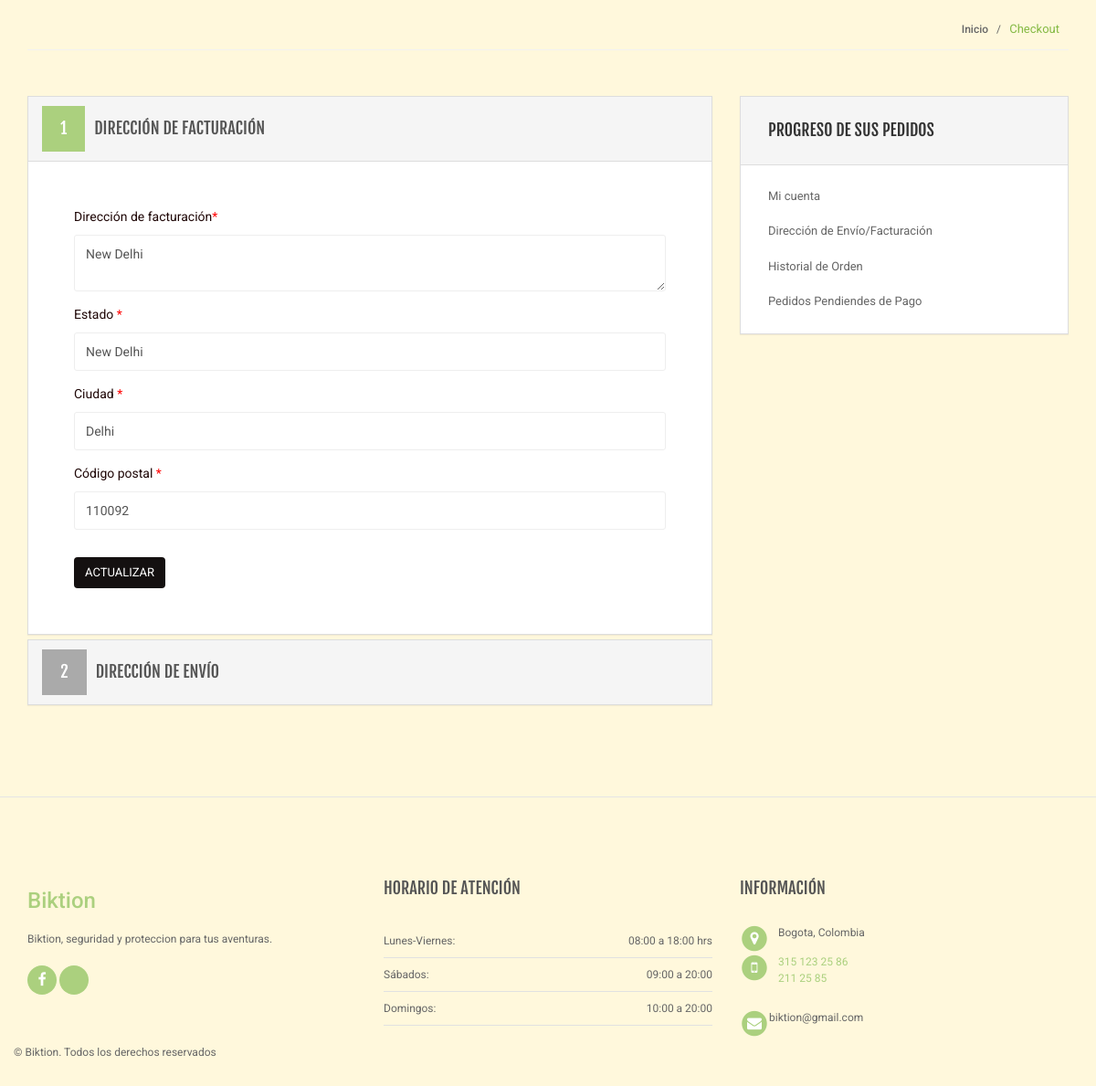
/bill-ship-addresses.php (signed in), run on the app's committed database.
### tables this page shows
CREATE TABLE `users` (
  `id` int(11) NOT NULL,
  `name` varchar(255) DEFAULT NULL,
  `email` varchar(255) DEFAULT NULL,
  `contactno` bigint(11) DEFAULT NULL,
  `password` varchar(255) DEFAULT NULL,
  `shippingAddress` longtext DEFAULT NULL,
  `shippingState` varchar(255) DEFAULT NULL,
  `shippingCity` varchar(255) DEFAULT NULL,
  `shippingPincode` int(11) DEFAULT NULL,
  `billingAddress` longtext DEFAULT NULL,
  `billingState` varchar(255) DEFAULT NULL,
  `billingCity` varchar(255) DEFAULT NULL,
  `billingPincode` int(11) DEFAULT NULL,
  `regDate` timestamp NOT NULL DEFAULT current_timestamp(),
  `updationDate` varchar(255) DEFAULT NULL
);

### bill-ship-addresses.php (the view, shortened to what this page needs)
<?php
include('includes/config.php');
if(strlen($_SESSION['login'])==0)
    {
header('location:index.php');
}
else{
?>
<!DOCTYPE html>
<html lang="es">
	<head>
	    <link rel="stylesheet" href="assets/css/bootstrap.min.css">
	    <link rel="stylesheet" href="assets/css/main.css">
	    <link rel="stylesheet" href="assets/css/green.css">
	    <link rel="stylesheet" href="assets/css/owl.carousel.css">
		<link rel="stylesheet" href="assets/css/owl.transitions.css">
		<link href="assets/css/lightbox.css" rel="stylesheet">
		<link rel="stylesheet" href="assets/css/animate.min.css">
		<link rel="stylesheet" href="assets/css/rateit.css">
		<link rel="stylesheet" href="assets/css/bootstrap-select.min.css">
		<link rel="stylesheet" href="assets/css/config.css">
		<link href="assets/css/green.css" rel="alternate stylesheet" title="Green color">
		<link href="assets/css/blue.css" rel="alternate stylesheet" title="Blue color">
		<link href="assets/css/red.css" rel="alternate stylesheet" title="Red color">
		<link href="assets/css/orange.css" rel="alternate stylesheet" title="Orange color">
		<link href="assets/css/dark-green.css" rel="alternate stylesheet" title="Darkgreen color">
		<link rel="stylesheet" href="assets/css/font-awesome.min.css">
	</head>
    <body class="cnt-home">
<div class="breadcrumb">
	<div class="container">
		<div class="breadcrumb-inner">
			<ul class="list-inline list-unstyled">
				<li><a href="#">Inicio</a></li>
				<li class='active'>Checkout</li>
			</ul>
		</div>
	</div>
</div>
<div class="body-content outer-top-bd">
	<div class="container">
		<div class="checkout-box inner-bottom-sm">
			<div class="row">
				<div class="col-md-8">
					<div class="panel-group checkout-steps" id="accordion">
<div class="panel panel-default checkout-step-01">
		<div class="panel-heading">
    	<h4 class="unicase-checkout-title">
	        <a data-toggle="collapse" class="" data-parent="#accordion" href="#collapseOne">
	          <span>1</span>Dirección de facturación
	        </a>
	     </h4>
    </div>
	<div id="collapseOne" class="panel-collapse collapse in">
	    <div class="panel-body">
			<div class="row">
				<div class="col-md-12 col-sm-12 already-registered-login">
<?php
$query=mysqli_query($con,"select * from users where id='".$_SESSION['id']."'");
while($row=mysqli_fetch_array($query))
{
?>
					<form class="register-form" role="form" method="post">
<div class="form-group">
					    <label class="info-title" for="Billing Address">Dirección de facturación<span>*</span></label>
					    <textarea class="form-control unicase-form-control text-input" " name="billingaddress" required="required"><?php echo $row['billingAddress'];?></textarea>
					  </div>
						<div class="form-group">
					    <label class="info-title" for="Billing State ">Estado  <span>*</span></label>
			 <input type="text" class="form-control unicase-form-control text-input" id="bilingstate" name="bilingstate" value="<?php echo $row['billingState'];?>" required>
					  </div>
					  <div class="form-group">
					    <label class="info-title" for="Billing City">Ciudad <span>*</span></label>
					    <input type="text" class="form-control unicase-form-control text-input" id="billingcity" name="billingcity" required="required" value="<?php echo $row['billingCity'];?>" >
					  </div>
 <div class="form-group">
					    <label class="info-title" for="Billing Pincode">Código postal <span>*</span></label>
					    <input type="text" class="form-control unicase-form-control text-input" id="billingpincode" name="billingpincode" required="required" value="<?php echo $row['billingPincode'];?>" >
					  </div>
					  <button type="submit" name="update" class="btn-upper btn btn-primary checkout-page-button">Actualizar</button>
					</form>
					<?php } ?>
				</div>
			</div>
		</div>
	</div>
</div>
					  	<div class="panel panel-default checkout-step-02">
						    <div class="panel-heading">
						      <h4 class="unicase-checkout-title">
						        <a data-toggle="collapse" class="collapsed" data-parent="#accordion" href="#collapseTwo">
						          <span>2</span>Dirección de envío
						        </a>
						      </h4>
						    </div>
					  	</div>
					</div>
				</div>
			<?php include('includes/myaccount-sidebar.php');?>
			</div>
		</div>
</div>
</div>
<?php include('includes/footer.php');?>
</body>
</html>
<?php } ?>

### assets/css/green.css (style rules this page uses)
a { color: #abd07e; }
.breadcrumb ul li.active { color: #84b943; }
.checkout-box .checkout-steps .panel .panel-heading .unicase-checkout-title > a:not(.collapsed) span { background-color: #abd07e; }

### assets/css/lightbox.css (style rules this page uses)
body:after { content: url(../images/close.png) url(../images/loading.gif) url(../images/prev.png) url(../images/next.png); display: none; }

### assets/css/blue.css (style rules this page uses)
a { color: #3498db; }
.breadcrumb ul li.active { color: #1d6ca1; }
.checkout-box .checkout-steps .panel .panel-heading .unicase-checkout-title > a:not(.collapsed) span { background-color: #3498db; }

### assets/css/red.css (style rules this page uses)
a { color: #ff6c6c; }
.breadcrumb ul li.active { color: #ff1a1a; }
.checkout-box .checkout-steps .panel .panel-heading .unicase-checkout-title > a:not(.collapsed) span { background-color: #ff6c6c; }

### assets/css/orange.css (style rules this page uses)
a { color: #f39c12; }
.breadcrumb ul li.active { color: #ab6c09; }
.checkout-box .checkout-steps .panel .panel-heading .unicase-checkout-title > a:not(.collapsed) span { background-color: #f39c12; }

### assets/css/dark-green.css (style rules this page uses)
a { color: #12cca7; }
.breadcrumb ul li.active { color: #0b816a; }
.checkout-box .checkout-steps .panel .panel-heading .unicase-checkout-title > a:not(.collapsed) span { background-color: #12cca7; }

### data on the page
users: billingaddress "New Delhi", bilingstate "New Delhi", billingcity "Delhi", billingpincode "110092"
